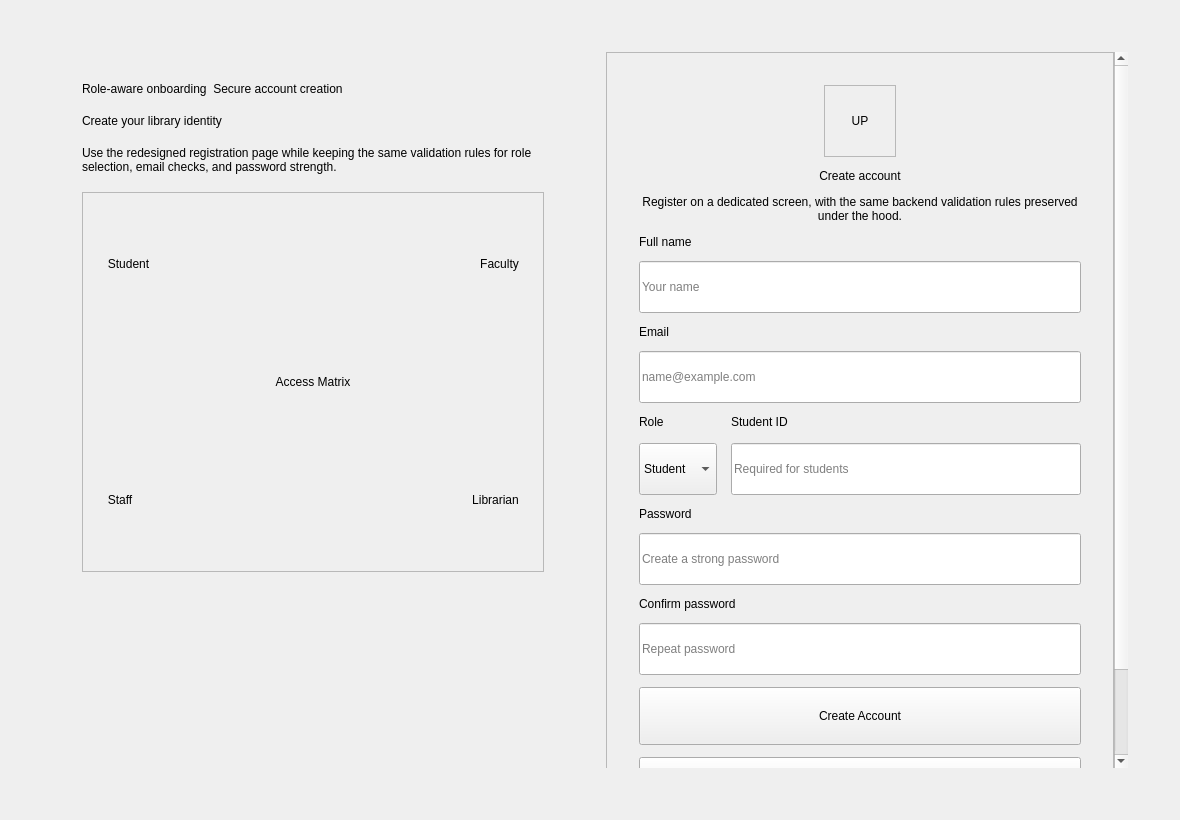
<?xml version="1.0" encoding="UTF-8"?>
<ui version="4.0">
 <class>RegisterWindow</class>
 <widget class="QWidget" name="RegisterWindow">
  <property name="geometry">
   <rect>
    <x>0</x>
    <y>0</y>
    <width>1180</width>
    <height>820</height>
   </rect>
  </property>
  <property name="windowTitle">
   <string>Create Account</string>
  </property>
  <layout class="QVBoxLayout" name="rootLayout">
   <property name="leftMargin"><number>24</number></property>
   <property name="topMargin"><number>24</number></property>
   <property name="rightMargin"><number>24</number></property>
   <property name="bottomMargin"><number>24</number></property>
   <item>
    <widget class="QFrame" name="shellFrame">
     <property name="frameShape"><enum>QFrame::NoFrame</enum></property>
     <layout class="QHBoxLayout" name="shellLayout">
      <property name="spacing"><number>32</number></property>
      <property name="leftMargin"><number>28</number></property>
      <property name="topMargin"><number>28</number></property>
      <property name="rightMargin"><number>28</number></property>
      <property name="bottomMargin"><number>28</number></property>
      <item>
       <widget class="QFrame" name="heroFrame">
        <property name="frameShape"><enum>QFrame::NoFrame</enum></property>
        <layout class="QVBoxLayout" name="heroLayout">
         <property name="spacing"><number>18</number></property>
         <property name="leftMargin"><number>30</number></property>
         <property name="topMargin"><number>30</number></property>
         <property name="rightMargin"><number>30</number></property>
         <property name="bottomMargin"><number>30</number></property>
         <item><widget class="QLabel" name="eyebrowLabel"><property name="text"><string>Role-aware onboarding  Secure account creation</string></property><property name="wordWrap"><bool>true</bool></property></widget></item>
         <item><widget class="QLabel" name="heroTitleLabel"><property name="text"><string>Create your library identity</string></property><property name="wordWrap"><bool>true</bool></property></widget></item>
         <item><widget class="QLabel" name="heroCopyLabel"><property name="text"><string>Use the redesigned registration page while keeping the same validation rules for role selection, email checks, and password strength.</string></property><property name="wordWrap"><bool>true</bool></property></widget></item>
         <item>
          <widget class="QFrame" name="orbitFrame">
           <property name="minimumSize"><size><width>0</width><height>380</height></size></property>
           <property name="frameShape"><enum>QFrame::StyledPanel</enum></property>
           <layout class="QVBoxLayout" name="orbitOuterLayout">
            <property name="spacing"><number>24</number></property>
            <property name="leftMargin"><number>24</number></property>
            <property name="topMargin"><number>24</number></property>
            <property name="rightMargin"><number>24</number></property>
            <property name="bottomMargin"><number>24</number></property>
            <item>
             <layout class="QHBoxLayout" name="orbitTopLayout">
              <item><widget class="QLabel" name="studentChip"><property name="text"><string>Student</string></property><property name="alignment"><set>Qt::AlignCenter</set></property></widget></item>
              <item><spacer name="orbitTopSpacer"><property name="orientation"><enum>Qt::Horizontal</enum></property><property name="sizeHint" stdset="0"><size><width>40</width><height>20</height></size></property></spacer></item>
              <item><widget class="QLabel" name="facultyChip"><property name="text"><string>Faculty</string></property><property name="alignment"><set>Qt::AlignCenter</set></property></widget></item>
             </layout>
            </item>
            <item><widget class="QLabel" name="engineLabel"><property name="text"><string>Access Matrix</string></property><property name="alignment"><set>Qt::AlignCenter</set></property><property name="wordWrap"><bool>true</bool></property></widget></item>
            <item>
             <layout class="QHBoxLayout" name="orbitBottomLayout">
              <item><widget class="QLabel" name="staffChip"><property name="text"><string>Staff</string></property><property name="alignment"><set>Qt::AlignCenter</set></property></widget></item>
              <item><spacer name="orbitBottomSpacer"><property name="orientation"><enum>Qt::Horizontal</enum></property><property name="sizeHint" stdset="0"><size><width>40</width><height>20</height></size></property></spacer></item>
              <item><widget class="QLabel" name="librarianChip"><property name="text"><string>Librarian</string></property><property name="alignment"><set>Qt::AlignCenter</set></property></widget></item>
             </layout>
            </item>
           </layout>
          </widget>
         </item>
         <item><spacer name="heroSpacer"><property name="orientation"><enum>Qt::Vertical</enum></property><property name="sizeHint" stdset="0"><size><width>20</width><height>20</height></size></property></spacer></item>
        </layout>
       </widget>
      </item>
      <item>
       <widget class="QFrame" name="authWrapFrame">
        <property name="minimumSize"><size><width>460</width><height>0</height></size></property>
        <property name="maximumSize"><size><width>540</width><height>16777215</height></size></property>
        <property name="frameShape"><enum>QFrame::NoFrame</enum></property>
        <layout class="QVBoxLayout" name="authWrapLayout">
         <property name="leftMargin"><number>0</number></property>
         <property name="topMargin"><number>0</number></property>
         <property name="rightMargin"><number>0</number></property>
         <property name="bottomMargin"><number>0</number></property>
         <item>
          <widget class="QScrollArea" name="cardScrollArea">
           <property name="frameShape"><enum>QFrame::NoFrame</enum></property>
           <property name="widgetResizable"><bool>true</bool></property>
           <property name="horizontalScrollBarPolicy"><enum>Qt::ScrollBarAlwaysOff</enum></property>
           <widget class="QWidget" name="cardScrollContent">
            <layout class="QVBoxLayout" name="cardScrollLayout">
             <property name="leftMargin"><number>0</number></property>
             <property name="topMargin"><number>0</number></property>
             <property name="rightMargin"><number>0</number></property>
             <property name="bottomMargin"><number>0</number></property>
             <item>
              <widget class="QFrame" name="cardFrame">
               <property name="frameShape"><enum>QFrame::StyledPanel</enum></property>
               <layout class="QVBoxLayout" name="cardLayout">
            <property name="spacing"><number>12</number></property>
            <property name="leftMargin"><number>32</number></property>
            <property name="topMargin"><number>32</number></property>
            <property name="rightMargin"><number>32</number></property>
            <property name="bottomMargin"><number>32</number></property>
            <item alignment="Qt::AlignHCenter">
             <widget class="QFrame" name="iconFrame">
              <property name="minimumSize"><size><width>72</width><height>72</height></size></property>
              <property name="maximumSize"><size><width>72</width><height>72</height></size></property>
              <property name="frameShape"><enum>QFrame::StyledPanel</enum></property>
              <layout class="QVBoxLayout" name="iconLayout">
               <property name="leftMargin"><number>0</number></property>
               <property name="topMargin"><number>0</number></property>
               <property name="rightMargin"><number>0</number></property>
               <property name="bottomMargin"><number>0</number></property>
               <item><widget class="QLabel" name="iconLabel"><property name="text"><string>UP</string></property><property name="alignment"><set>Qt::AlignCenter</set></property></widget></item>
              </layout>
             </widget>
            </item>
            <item><widget class="QLabel" name="titleLabel"><property name="text"><string>Create account</string></property><property name="alignment"><set>Qt::AlignCenter</set></property><property name="wordWrap"><bool>true</bool></property></widget></item>
            <item><widget class="QLabel" name="subtitleLabel"><property name="text"><string>Register on a dedicated screen, with the same backend validation rules preserved under the hood.</string></property><property name="alignment"><set>Qt::AlignCenter</set></property><property name="wordWrap"><bool>true</bool></property></widget></item>
            <item><widget class="QLabel" name="nameLabel"><property name="text"><string>Full name</string></property></widget></item>
            <item><widget class="QLineEdit" name="nameEdit"><property name="minimumSize"><size><width>0</width><height>52</height></size></property><property name="placeholderText"><string>Your name</string></property></widget></item>
            <item><widget class="QLabel" name="emailLabel"><property name="text"><string>Email</string></property></widget></item>
            <item><widget class="QLineEdit" name="emailEdit"><property name="minimumSize"><size><width>0</width><height>52</height></size></property><property name="placeholderText"><string>name@example.com</string></property></widget></item>
            <item>
             <layout class="QHBoxLayout" name="roleIdLayout">
              <property name="spacing"><number>14</number></property>
              <item>
               <layout class="QVBoxLayout" name="roleLayout">
                <item><widget class="QLabel" name="roleLabel"><property name="text"><string>Role</string></property></widget></item>
                <item>
                 <widget class="QComboBox" name="roleCombo">
                  <property name="minimumSize"><size><width>0</width><height>52</height></size></property>
                  <item><property name="text"><string>Student</string></property></item>
                  <item><property name="text"><string>Faculty</string></property></item>
                  <item><property name="text"><string>Librarian</string></property></item>
                  <item><property name="text"><string>Staff</string></property></item>
                 </widget>
                </item>
               </layout>
              </item>
              <item>
               <layout class="QVBoxLayout" name="idLayout">
                <item><widget class="QLabel" name="studentIdLabel"><property name="text"><string>Student ID</string></property></widget></item>
                <item><widget class="QLineEdit" name="studentIdEdit"><property name="minimumSize"><size><width>0</width><height>52</height></size></property><property name="placeholderText"><string>Required for students</string></property></widget></item>
               </layout>
              </item>
             </layout>
            </item>
            <item><widget class="QLabel" name="passwordLabel"><property name="text"><string>Password</string></property></widget></item>
            <item><widget class="QLineEdit" name="passwordEdit"><property name="minimumSize"><size><width>0</width><height>52</height></size></property><property name="echoMode"><enum>QLineEdit::Password</enum></property><property name="placeholderText"><string>Create a strong password</string></property></widget></item>
            <item><widget class="QLabel" name="confirmPasswordLabel"><property name="text"><string>Confirm password</string></property></widget></item>
            <item><widget class="QLineEdit" name="confirmPasswordEdit"><property name="minimumSize"><size><width>0</width><height>52</height></size></property><property name="echoMode"><enum>QLineEdit::Password</enum></property><property name="placeholderText"><string>Repeat password</string></property></widget></item>
            <item><widget class="QPushButton" name="registerButton"><property name="minimumSize"><size><width>0</width><height>58</height></size></property><property name="text"><string>Create Account</string></property></widget></item>
            <item><widget class="QPushButton" name="backButton"><property name="minimumSize"><size><width>0</width><height>52</height></size></property><property name="text"><string>Back to Login</string></property></widget></item>
            <item><widget class="QLabel" name="statusLabel"><property name="text"><string/></property><property name="alignment"><set>Qt::AlignCenter</set></property><property name="wordWrap"><bool>true</bool></property></widget></item>
               </layout>
              </widget>
             </item>
            </layout>
           </widget>
          </widget>
         </item>
        </layout>
       </widget>
      </item>
     </layout>
    </widget>
   </item>
  </layout>
 </widget>
 <resources/>
 <connections/>
</ui>
